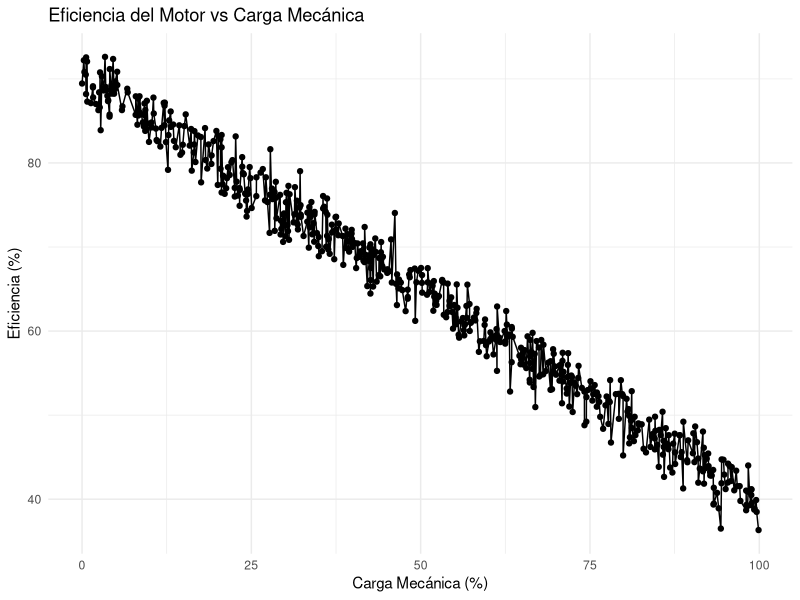
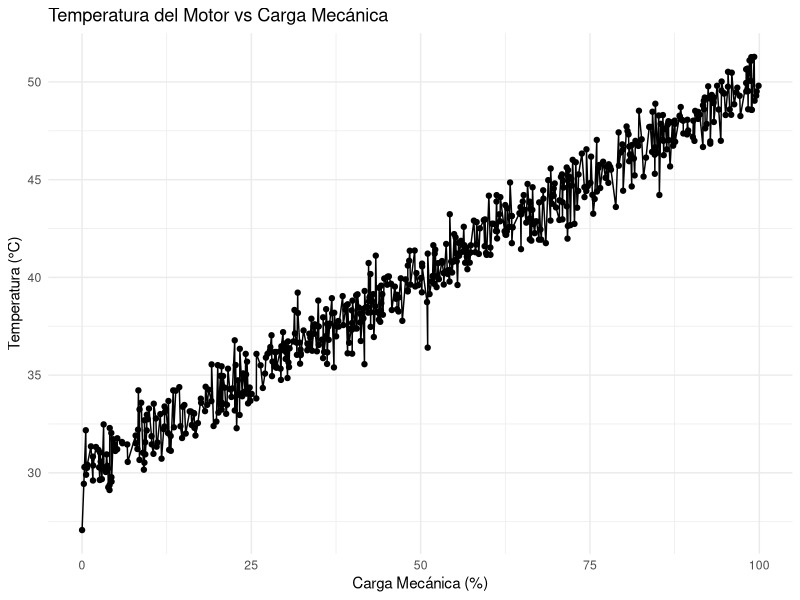
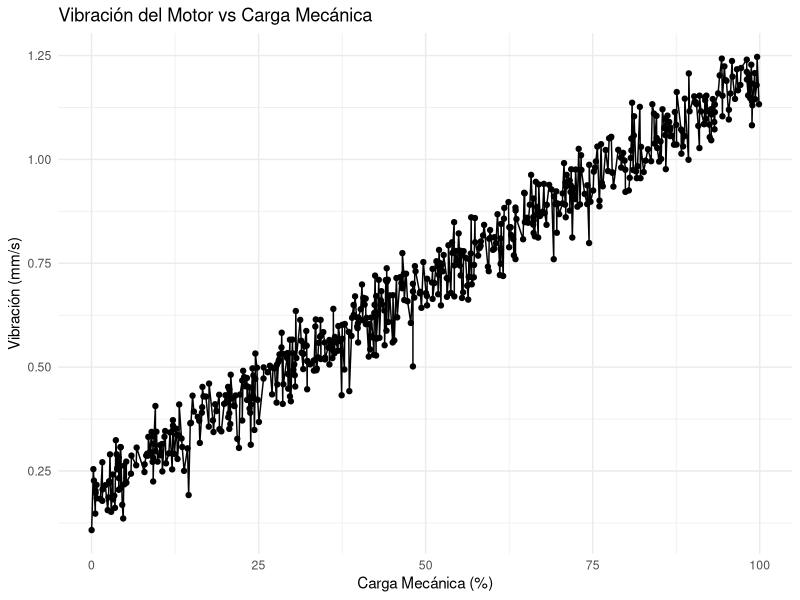

Write R code to recreate these figures, in order.
# Rscript rendimiento_motor.r

# Evaluar el rendimiento de motores eléctricos bajo diferentes 
# condiciones de carga mecánica, midiendo parámetros como la 
# eficiencia, la temperatura y la vibración

# Verificar si el paquete tidyverse está instalado y, si no, instalarlo
if (!requireNamespace("tidyverse", quietly = TRUE)) {
  install.packages("tidyverse")
}

# Cargar la librería tidyverse
library(tidyverse)


# Leer datos desde el archivo .csv
# columnas de datos_motor.cvs:
# Carga:       Porcentaje de la carga mecánica aplicada.
# Eficiencia:  Eficiencia del motor en porcentaje.
# Temperatura: Temperatura del motor en grados Celsius.
# Vibracion:   Nivel de vibración en mm/s.

datos <- read_csv("datos_motor.csv", show_col_types = FALSE)

# Visualización de los datos
# Gráfico de eficiencia vs carga
ggplot(datos, aes(x = Carga, y = Eficiencia)) +
  geom_point() +
  geom_line() +
  labs(title = "Eficiencia del Motor vs Carga Mecánica",
       x = "Carga Mecánica (%)",
       y = "Eficiencia (%)") +
  theme_minimal()

# Gráfico de temperatura vs carga
ggplot(datos, aes(x = Carga, y = Temperatura)) +
  geom_point() +
  geom_line() +
  labs(title = "Temperatura del Motor vs Carga Mecánica",
       x = "Carga Mecánica (%)",
       y = "Temperatura (°C)") +
  theme_minimal()

# Gráfico de vibración vs carga
ggplot(datos, aes(x = Carga, y = Vibracion)) +
  geom_point() +
  geom_line() +
  labs(title = "Vibración del Motor vs Carga Mecánica",
       x = "Carga Mecánica (%)",
       y = "Vibración (mm/s)") +
  theme_minimal()

# Oscar Núñez Mori. Jaén, 06-Julio-2024. Basado en:
# OpenAI(2024). ChatGPT (Versión de 06 de Julio)[Diseño Experimental en R]
# https://chatgpt.com/share/0b88fe3b-4737-4bb0-ab09-2032da4b5d2c


